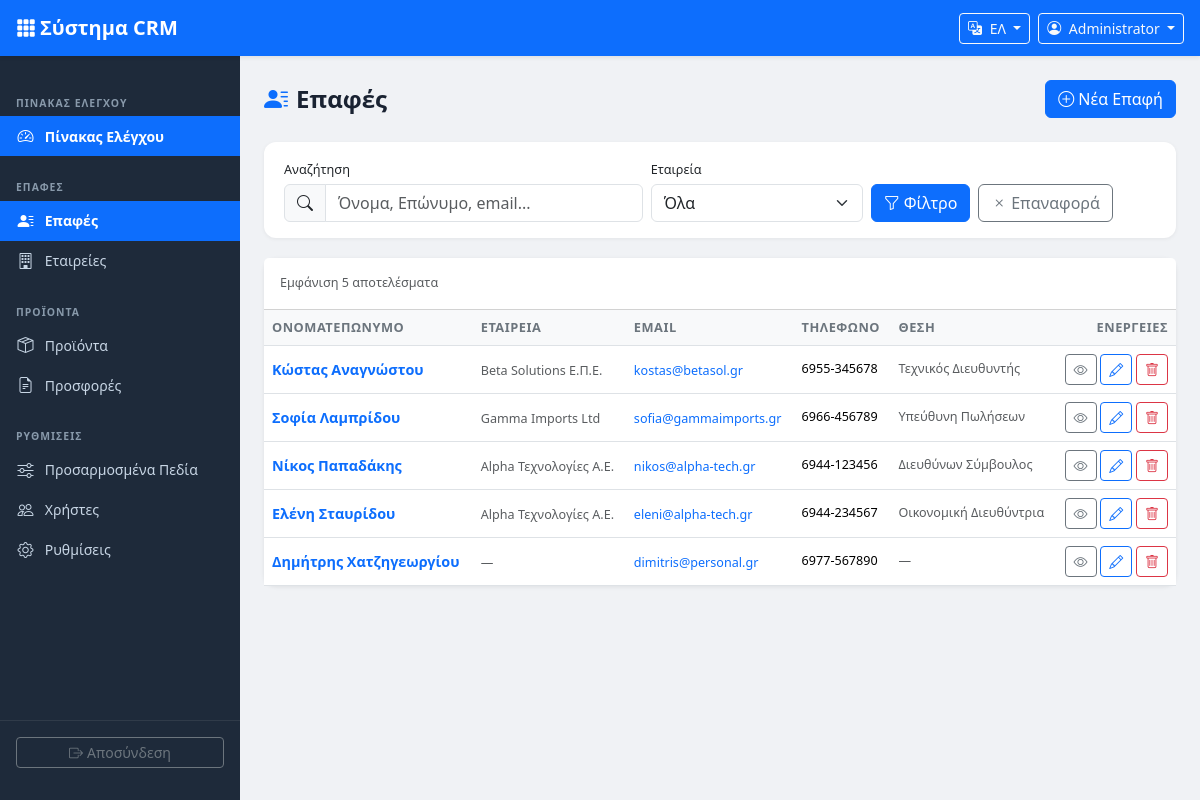
/contacts/index.php (signed in), run on the app's committed database.
### tables this page shows
CREATE TABLE IF NOT EXISTS contacts (
    id INT UNSIGNED AUTO_INCREMENT PRIMARY KEY,
    company_id INT UNSIGNED DEFAULT NULL,
    first_name VARCHAR(100) NOT NULL,
    last_name VARCHAR(100) NOT NULL,
    email VARCHAR(150) DEFAULT NULL,
    phone VARCHAR(30) DEFAULT NULL,
    position VARCHAR(100) DEFAULT NULL,
    notes TEXT DEFAULT NULL,
    created_by INT UNSIGNED DEFAULT NULL,
    created_at TIMESTAMP DEFAULT CURRENT_TIMESTAMP,
    updated_at TIMESTAMP DEFAULT CURRENT_TIMESTAMP ON UPDATE CURRENT_TIMESTAMP,
    FOREIGN KEY (company_id) REFERENCES companies(id) ON DELETE SET NULL,
    FOREIGN KEY (created_by) REFERENCES users(id) ON DELETE SET NULL
);

CREATE TABLE IF NOT EXISTS companies (
    id INT UNSIGNED AUTO_INCREMENT PRIMARY KEY,
    name VARCHAR(200) NOT NULL,
    vat_number VARCHAR(30) DEFAULT NULL,
    phone VARCHAR(30) DEFAULT NULL,
    email VARCHAR(150) DEFAULT NULL,
    address VARCHAR(255) DEFAULT NULL,
    city VARCHAR(100) DEFAULT NULL,
    country VARCHAR(100) DEFAULT 'Greece',
    notes TEXT DEFAULT NULL,
    created_by INT UNSIGNED DEFAULT NULL,
    created_at TIMESTAMP DEFAULT CURRENT_TIMESTAMP,
    updated_at TIMESTAMP DEFAULT CURRENT_TIMESTAMP ON UPDATE CURRENT_TIMESTAMP,
    FOREIGN KEY (created_by) REFERENCES users(id) ON DELETE SET NULL
);

### includes/functions.php (called while the page is built, shortened)
<?php
require_once __DIR__ . '/db.php';
function getLang(): array {
    static $lang = null;
    if ($lang !== null) return $lang;
    $code = $_SESSION['user_lang'] ?? DEFAULT_LANG;
    $file = __DIR__ . '/../lang/' . $code . '.php';
    $lang = require $file;
    return $lang;
}
function t(string $key, string $fallback = ''): string {
    $lang = getLang();
    return $lang[$key] ?? ($fallback ?: $key);
}
function e(mixed $val): string {
    return htmlspecialchars((string)$val, ENT_QUOTES | ENT_SUBSTITUTE, 'UTF-8');
}
function paginate(string $countSql, string $dataSql, array $params, int $page = 1, int $perPage = 20): array {
    $db = getDB();
    $page    = max(1, $page);
    $perPage = max(1, $perPage);
    $stmtCount = $db->prepare($countSql);
    $stmtCount->execute($params);
    $total = (int)$stmtCount->fetchColumn();
    $pages  = $total > 0 ? (int)ceil($total / $perPage) : 1;
    $page   = min($page, $pages);
    $offset = ($page - 1) * $perPage;
    $stmtData = $db->prepare($dataSql . ' LIMIT ' . $perPage . ' OFFSET ' . $offset);
    $stmtData->execute($params);
    $data = $stmtData->fetchAll();
    return [
        'data'     => $data,
        'total'    => $total,
        'pages'    => $pages,
        'current'  => $page,
        'per_page' => $perPage,
    ];
}
function strParam(string $key, string $source = 'get', string $default = ''): string {
    $arr = $source === 'post' ? $_POST : $_GET;
    return isset($arr[$key]) ? trim((string)$arr[$key]) : $default;
}

### includes/db.php (called while the page is built, shortened)
<?php
function getDB(): PDO {
    static $pdo = null;
    if ($pdo === null) {
        try {
            $dsn = 'mysql:host=' . DB_HOST . ';port=' . DB_PORT . ';dbname=' . DB_NAME . ';charset=' . DB_CHARSET;
            $options = [
                PDO::ATTR_ERRMODE            => PDO::ERRMODE_EXCEPTION,
                PDO::ATTR_DEFAULT_FETCH_MODE => PDO::FETCH_ASSOC,
                PDO::ATTR_EMULATE_PREPARES   => false,
                PDO::MYSQL_ATTR_INIT_COMMAND => "SET NAMES utf8mb4 COLLATE utf8mb4_unicode_ci"
            ];
            $pdo = new PDO($dsn, DB_USER, DB_PASS, $options);
        } catch (PDOException $e) {
            die('<div style="font-family:sans-serif;padding:20px;color:red;"><h2>Database Connection Error</h2><p>' . htmlspecialchars($e->getMessage()) . '</p><p>Please check your config.php settings.</p></div>');
        }
    }
    return $pdo;
}
function getSetting(string $key, string $default = ''): string {
    try {
        $db = getDB();
        $stmt = $db->prepare('SELECT setting_value FROM settings WHERE setting_key = ?');
        $stmt->execute([$key]);
        $row = $stmt->fetch();
        return ($row !== false && $row['setting_value'] !== null) ? $row['setting_value'] : $default;
    } catch (Exception $e) {
        return $default;
    }
}

### contacts/index.php (the view, shortened to what this page needs)
<?php
require_once __DIR__ . '/../includes/header.php';
$perPage = (int)getSetting('items_per_page', '20');
$page    = max(1, intParam('page'));
$search  = strParam('q');
$where  = 'WHERE 1=1';
$params = [];
$countSql = "SELECT COUNT(*) FROM contacts ct LEFT JOIN companies co ON ct.company_id = co.id $where";
$dataSql  = "SELECT ct.*, co.name AS company_name FROM contacts ct
             LEFT JOIN companies co ON ct.company_id = co.id
             $where ORDER BY ct.last_name ASC, ct.first_name ASC";
$pager = paginate($countSql, $dataSql, $params, $page, $perPage);
?>
<div class="page-header">
    <h1><i class="bi bi-person-lines-fill me-2 text-primary"></i><?= e(t('contacts')) ?></h1>
    <a href="<?= APP_URL ?>/contacts/add.php" class="btn btn-primary">
        <i class="bi bi-plus-circle me-1"></i><?= e(t('add_contact')) ?>
    </a>
</div>
<div class="search-bar">
    <form method="get" action="" class="row g-2 align-items-end">
        <div class="col-md-5">
            <label class="form-label small mb-1"><?= e(t('search')) ?></label>
            <div class="input-group">
                <span class="input-group-text"><i class="bi bi-search"></i></span>
                <input type="text" class="form-control" name="q" value="<?= e($search) ?>"
                       placeholder="<?= e(t('first_name')) ?>, <?= e(t('last_name')) ?>, email...">
            </div>
        </div>
        <div class="col-md-3">
            <label class="form-label small mb-1"><?= e(t('company')) ?></label>
            <select class="form-select" name="company_id">
                <option value=""><?= e(t('all')) ?></option>
            </select>
        </div>
        <div class="col-auto">
            <button type="submit" class="btn btn-primary">
                <i class="bi bi-funnel me-1"></i><?= e(t('filter')) ?>
            </button>
            <a href="<?= APP_URL ?>/contacts/index.php" class="btn btn-outline-secondary ms-1">
                <i class="bi bi-x me-1"></i><?= e(t('reset')) ?>
            </a>
        </div>
    </form>
</div>
<div class="card card-shadow">
    <div class="card-header bg-white d-flex align-items-center justify-content-between py-3">
        <span class="small text-muted">
            <?= e(t('showing')) ?> <?= $pager['total'] ?> <?= e(t('results')) ?>
        </span>
    </div>
    <div class="table-responsive">
        <table class="table table-hover table-crm mb-0">
            <thead>
                <tr>
                    <th><?= e(t('full_name')) ?></th>
                    <th><?= e(t('company')) ?></th>
                    <th><?= e(t('email')) ?></th>
                    <th><?= e(t('phone')) ?></th>
                    <th><?= e(t('position')) ?></th>
                    <th class="action-col"><?= e(t('actions')) ?></th>
                </tr>
            </thead>
            <tbody>
            <?php if (empty($pager['data'])): ?>
            <tr><td colspan="6" class="text-center text-muted py-4"><?= e(t('no_results')) ?></td></tr>
            <?php else: ?>
            <?php foreach ($pager['data'] as $row): ?>
            <tr>
                <td>
                    <a href="<?= APP_URL ?>/contacts/view.php?id=<?= $row['id'] ?>"
                       class="fw-semibold text-decoration-none">
                        <?= e($row['first_name'] . ' ' . $row['last_name']) ?>
                    </a>
                </td>
                <td>
                    <?php if ($row['company_name']): ?>
                    <a href="<?= APP_URL ?>/companies/view.php?id=<?= $row['company_id'] ?>"
                       class="text-decoration-none text-muted small">
                        <?= e($row['company_name']) ?>
                    </a>
                    <?php else: ?>
                    <span class="text-muted small">—</span>
                    <?php endif; ?>
                </td>
                <td>
                    <?php if ($row['email']): ?>
                    <a href="mailto:<?= e($row['email']) ?>" class="text-decoration-none small">
                        <?= e($row['email']) ?>
                    </a>
                    <?php else: ?><span class="text-muted">—</span><?php endif; ?>
                </td>
                <td class="small"><?= e($row['phone'] ?: '—') ?></td>
                <td class="small text-muted"><?= e($row['position'] ?: '—') ?></td>
                <td class="action-col">
                    <a href="<?= APP_URL ?>/contacts/view.php?id=<?= $row['id'] ?>"
                       class="btn btn-sm btn-outline-secondary" title="<?= e(t('view')) ?>">
                        <i class="bi bi-eye"></i>
                    </a>
                    <a href="<?= APP_URL ?>/contacts/edit.php?id=<?= $row['id'] ?>"
                       class="btn btn-sm btn-outline-primary" title="<?= e(t('edit')) ?>">
                        <i class="bi bi-pencil"></i>
                    </a>
                    <a href="<?= APP_URL ?>/contacts/delete.php?id=<?= $row['id'] ?>"
                       class="btn btn-sm btn-outline-danger"
                       title="<?= e(t('delete')) ?>"
                       data-confirm="<?= e(t('confirm_delete')) ?>">
                        <i class="bi bi-trash"></i>
                    </a>
                </td>
            </tr>
            <?php endforeach; ?>
            <?php endif; ?>
            </tbody>
        </table>
    </div>
</div>
<?php require_once __DIR__ . '/../includes/footer.php'; ?>

### data on the page
contacts: first_name+last_name "Κώστας Αναγνώστου", company.name "Beta Solutions Ε.Π.Ε.", email "kostas@betasol.gr", phone "6955-345678", position "Τεχνικός Διευθυντής"
contacts: first_name+last_name "Σοφία Λαμπρίδου", company.name "Gamma Imports Ltd", email "sofia@gammaimports.gr", phone "6966-456789", position "Υπεύθυνη Πωλήσεων"
contacts: first_name+last_name "Νίκος Παπαδάκης", company.name "Alpha Τεχνολογίες Α.Ε.", email "nikos@alpha-tech.gr", phone "6944-123456", position "Διευθύνων Σύμβουλος"
contacts: first_name+last_name "Ελένη Σταυρίδου", company.name "Alpha Τεχνολογίες Α.Ε.", email "eleni@alpha-tech.gr", phone "6944-234567", position "Οικονομική Διευθύντρια"
contacts: first_name+last_name "Δημήτρης Χατζηγεωργίου", email "dimitris@personal.gr", phone "6977-567890", position "—"

### other printed values
t('app_name') "Σύστημα CRM"
$currentUser['name'] "Administrator"
t('dashboard') "ΠΊΝΑΚΑΣ ΕΛΈΓΧΟΥ"
t('dashboard') "Πίνακας Ελέγχου"
t('contacts') "ΕΠΑΦΈΣ"
t('contacts') "Επαφές"
t('companies') "Εταιρείες"
t('products') "ΠΡΟΪΌΝΤΑ"
t('products') "Προϊόντα"
t('offers') "Προσφορές"
t('settings') "ΡΥΘΜΊΣΕΙΣ"
t('custom_fields') "Προσαρμοσμένα Πεδία"
t('users') "Χρήστες"
t('settings') "Ρυθμίσεις"
t('logout') "Αποσύνδεση"
